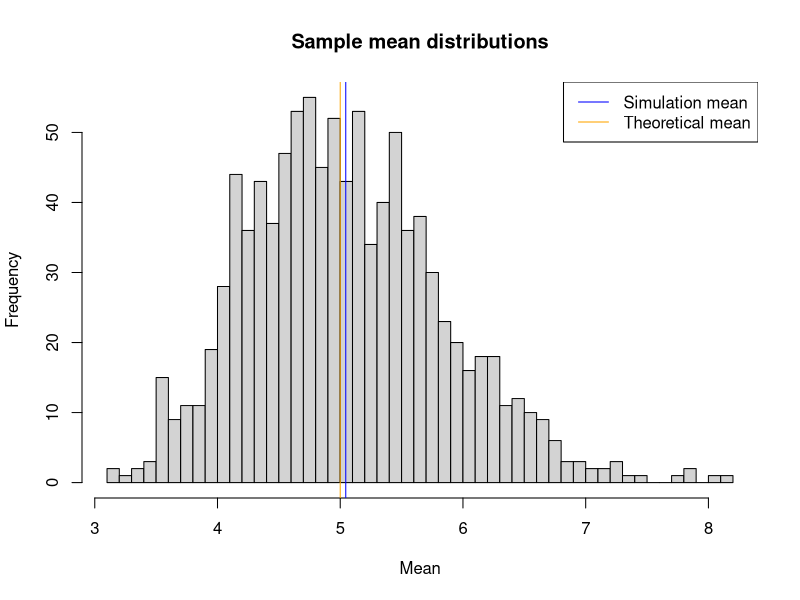
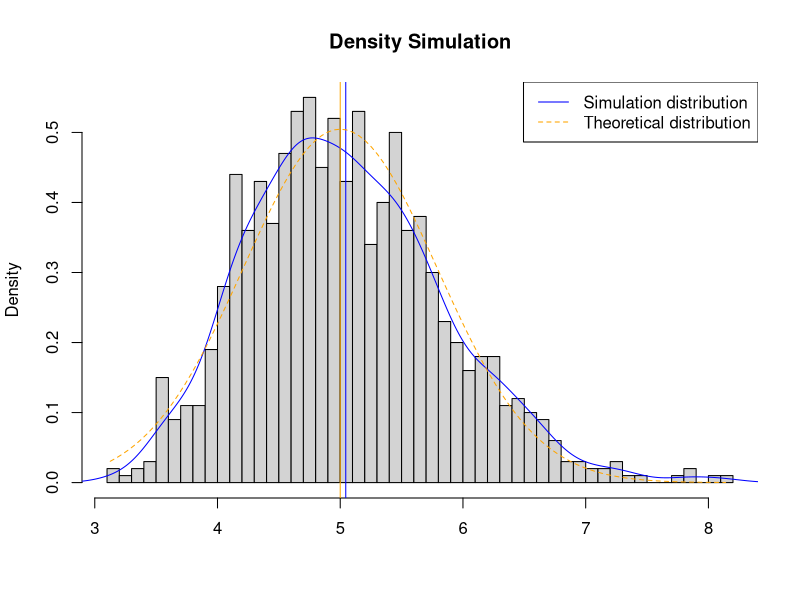
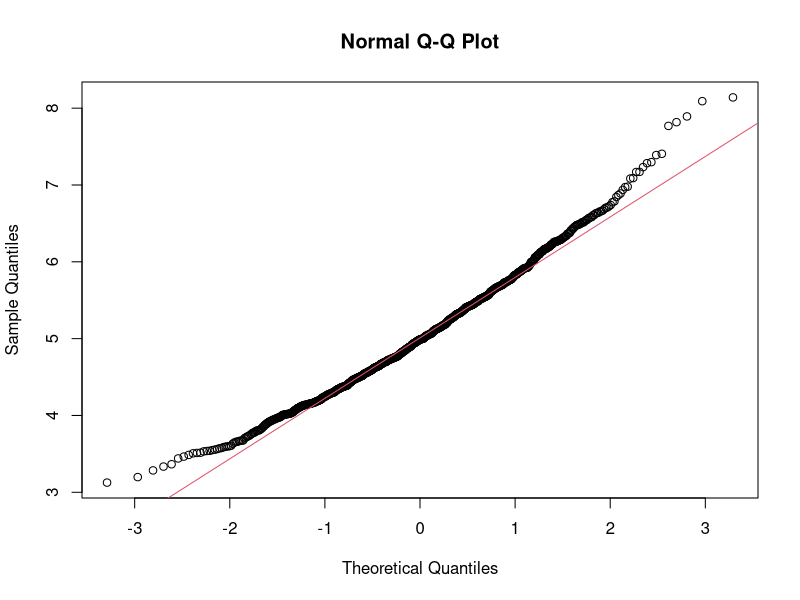

These charts were generated, in order, by the following R code:
set.seed(10)

# set lambda to 0.2
lambda <- 0.2

# 40 samples
Num_Sample <- 40

# 1000 simulations
Num_Sim <- 1000

# simulate 1000 instances of 40 exponentials
Sim_Exp <- replicate(Num_Sim, rexp(Num_Sample, lambda))

# calculate mean of the sample of exponentials
mean_Sim_Exp <- apply(Sim_Exp, 2, mean)

# calculate the mean of the sample mean
mean_Sample <- mean(mean_Sim_Exp)

# calculate the thoeritical mean
mean_Theory <- 1/lambda

# Represent the sample mean distribution
hist(mean_Sim_Exp, breaks=50, xlab = "Mean", main = "Sample mean distributions")
abline(v = mean_Sample , col = "blue")
abline(v = mean_Theory, col = "orange")
legend('topright', c("Simulation mean", "Theoretical mean"),
       lty=c(1,1), col=c("blue", "orange"))

# calculate the standard deviation of the sample distribution
stddev_Sample <- sd(mean_Sim_Exp)

# calculate the  theoritical standard deviation
stddev_Theory <- (1/lambda)/sqrt(Num_Sample)

# calcultate the variance of the sample distribution
var_Sample <- stddev_Sample^2

# variance from analytical expression
var_Theory <- ((1/lambda)*(1/sqrt(Num_Sample)))^2


hist(mean_Sim_Exp, breaks=50, prob=TRUE,
     main="Density Simulation",
     xlab="")

# calculate and mark the density of the sample mean
lines(density(mean_Sim_Exp), col="blue")

# mark the mean of the sample mean
abline(v=mean(mean_Sim_Exp), col="blue")
# mark the theoretical mean
abline(v=1/lambda, col="orange")

# theoretical density of the averages of samples
xfit <- seq(min(mean_Sim_Exp), max(mean_Sim_Exp), length=100)
yfit <- dnorm(xfit, mean=mean_Theory, sd=stddev_Theory)
lines(xfit, yfit, pch=22, col="orange", lty=2)

# add legend
legend('topright', c("Simulation distribution", "Theoretical distribution"),
       lty=c(1,2), col=c("blue", "orange"))

# compare the distribution of 1000 means (simulation) of 40 exponentials to a normal distribution
qqnorm(mean_Sim_Exp)
qqline(mean_Sim_Exp, col = 2)
